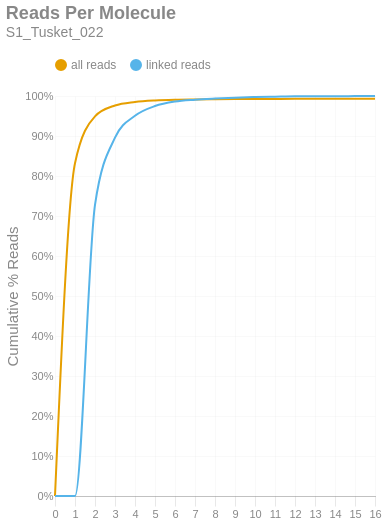

Notebook code cell kept with this figure:
### Markdown cell above
### Reads per Molecule
This chart shows the cumulative distribution of the number of reads per linked molecule. That is, how many alignments are associated with a unique molecule. This excludes the number of reads associated with invalid or absent linked-read barcodes. The `linked` histogram is the percentages recalculated when disregarding singletons.

### Code cell
if SKIPLR:
    print_html(f"Skipped")
else:
    counts = np.bincount(valids['reads'].cast(pl.Int64).to_numpy())
    weighted = counts * np.arange(len(counts))
    all_perc = weighted / n_reads
    linked_perc = weighted / n_linked_reads
    linked_perc[1] = 0
    binned_df = pl.DataFrame({
        'readsper': list(range(len(counts))),
        'all reads (cumsum)': np.cumsum(all_perc).tolist(),
        'linked reads (cumsum)': np.cumsum(linked_perc).tolist(),
    })

    with SafeRender(binned_df):
        (
            density_plot(binned_df, 'Reads Per Molecule', samplename, 'readspmol')
            .encode(
                x=alt.X('readsper:O', title=None).axis(labelAngle=0).scale(padding=0),
                y=alt.Y('value:Q', title='Cumulative % Reads').axis(format='%').stack(False),
                color=alt.Color("key:N").scale(domain=["all reads", "linked reads"]),
                tooltip=[
                    alt.Tooltip("key:N", title="Data Type"),
                    alt.Tooltip("readsper:O", title="Reads Per Molecule"),
                    alt.Tooltip("value:Q", format=".2%", title="% Reads (Cum.)")
                ]            
            )
        ).display()

### Figure 1 — Vega-Lite specification as saved in the notebook (floating-point values rounded to 4 significant figures)
{"width": "container", "height": 400, "config": {"title": {"anchor": "start", "dy": -15, "fontSize": 18, "color": "#888888", "subtitleColor": "#888888", "subtitleFontSize": 14}, "arc": {"fill": "#0072B2"}, "axis": {"domainColor": "#888888", "domainWidth": 0.5, "gridWidth": 0.2, "grid": false, "titleFontWeight": 400, "titleFontSize": 15, "labelFontSize": 11, "labelColor": "#888888", "tickColor": "#888888", "tickWidth": 0.2, "titleColor": "#888888"}, "axisBand": {"grid": false}, "axisX": {"grid": true, "tickSize": 10, "domainCap": "round"}, "axisY": {"domain": false, "grid": true, "tickSize": 0, "domainCap": "round"}, "background": "transparent", "header": {"labelFontSize": 15, "labelColor": "#888888", "titleFontSize": 15, "titleFontWeight": 600, "titleColor": "#888888"}, "legend": {"labelFont": "sans-serif", "labelFontSize": 12, "labelColor": "#888888", "symbolSize": 100, "symbolType": "circle", "titleFontSize": 12, "titlePadding": 10, "titleColor": "#888888", "title": null, "orient": "top"}, "range": {"category": ["#E69F00", "#56B4E9", "#009E73", "#F0E442", "#0072B2", "#D55E00", "#CC79A7", "#000000"], "diverging": ["#cfe8f3", "#a2d4ec", "#73bfe2", "#46abdb", "#1696d2", "#12719e"]}, "area": {"fill": "#0072B2", "fillOpacity": 0.7, "line": true, "strokeOpacity": 0.7}, "line": {"color": "#0072B2", "stroke": "#0072B2", "strokeWidth": 2}, "trail": {"color": "#0072B2", "stroke": "#0072B2", "strokeWidth": 0, "size": 1}, "point": {"filled": true, "fillOpacity": 1.0, "size": 95}, "text": {"color": "#888888", "fontSize": 11, "align": "right", "fontWeight": 400, "size": 11}, "bar": {"fill": "#0072B2", "stroke": null}, "view": {"stroke": null, "continuousWidth": 660, "continuousHeight": 400}}, "data": {"name": "data-a40053db84c045d0fc2e7b83dbe1ddc7"}, "mark": {"type": "line", "interpolate": "monotone", "point": {"opacity": 0, "size": 275}}, "encoding": {"color": {"field": "key", "scale": {"domain": ["all reads", "linked reads"]}, "type": "nominal"}, "tooltip": [{"field": "key", "title": "Data Type", "type": "nominal"}, {"field": "readsper", "title": "Reads Per Molecule", "type": "ordinal"}, {"field": "value", "format": ".2%", "title": "% Reads (Cum.)", "type": "quantitative"}], "x": {"axis": {"labelAngle": 0}, "field": "readsper", "scale": {"padding": 0}, "title": null, "type": "ordinal"}, "y": {"axis": {"format": "%"}, "field": "value", "stack": false, "title": "Cumulative % Reads", "type": "quantitative"}}, "params": [{"name": "param_c36ac31b6afebe62", "select": {"type": "point", "fields": ["key"]}, "bind": "legend"}], "title": {"text": "Reads Per Molecule", "subtitle": "S1_Tusket_022"}, "transform": [{"fold": ["all reads (cumsum)", "linked reads (cumsum)"]}, {"calculate": "replace(datum.key, ' (cumsum)', '')", "as": "key"}, {"filter": {"param": "param_c36ac31b6afebe62"}}], "usermeta": {"embedOptions": {"downloadFileName": "S1_Tusket_022.readspmol"}}, "$schema": "https://vega.github.io/schema/vega-lite/v6.1.0.json", "datasets": {"data-a40053db84c045d0fc2e7b83dbe1ddc7": [{"readsper": 0, "all reads (cumsum)": 0.0, "linked reads (cumsum)": 0.0}, {"readsper": 1, "all reads (cumsum)": 0.832, "linked reads (cumsum)": 0.0}, {"readsper": 2, "all reads (cumsum)": 0.9492, "linked reads (cumsum)": 0.7278}, {"readsper": 3, "all reads (cumsum)": 0.9762, "linked reads (cumsum)": 0.8957}, {"readsper": 4, "all reads (cumsum)": 0.9851, "linked reads (cumsum)": 0.9506}, {"readsper": 5, "all reads (cumsum)": 0.989, "linked reads (cumsum)": 0.9749}, {"readsper": 6, "all reads (cumsum)": 0.9908, "linked reads (cumsum)": 0.9861}, {"readsper": 7, "all reads (cumsum)": 0.9915, "linked reads (cumsum)": 0.9907}, {"readsper": 8, "all reads (cumsum)": 0.992, "linked reads (cumsum)": 0.9936}, {"readsper": 9, "all reads (cumsum)": 0.9924, "linked reads (cumsum)": 0.9959}, {"readsper": 10, "all reads (cumsum)": 0.9926, "linked reads (cumsum)": 0.9973}, {"readsper": 11, "all reads (cumsum)": 0.9928, "linked reads (cumsum)": 0.9984}, {"readsper": 12, "all reads (cumsum)": 0.9929, "linked reads (cumsum)": 0.9993}, {"readsper": 13, "all reads (cumsum)": 0.9929, "linked reads (cumsum)": 0.9995}, {"readsper": 14, "all reads (cumsum)": 0.9929, "linked reads (cumsum)": 0.9995}, {"readsper": 15, "all reads (cumsum)": 0.993, "linked reads (cumsum)": 0.9997}, {"readsper": 16, "all reads (cumsum)": 0.993, "linked reads (cumsum)": 1.0}]}}
